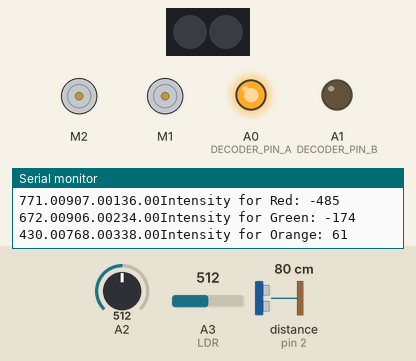
Recording of a sketch running on a simulated Arduino Nano, built with avr-gcc and run on an emulated ATmega328P. Shown: 2 × DC motor (green arrow = forward, orange = backward, longer = faster), 2 RGB LEDs in strip order, left to right, output pins drawn as LEDs (lit = HIGH), the last lines printed to the serial monitor. Dashed ring = blinking. The inputs (shaded band) are chosen by the test bench; at power-on: A3 (LDR) = 512, A2 = 512, distance to the obstacle (sensor on pin 2) 80 cm.

Above: at 1.2 s.
1.3 s: A3 (LDR) set to 588
At 1.92 s:
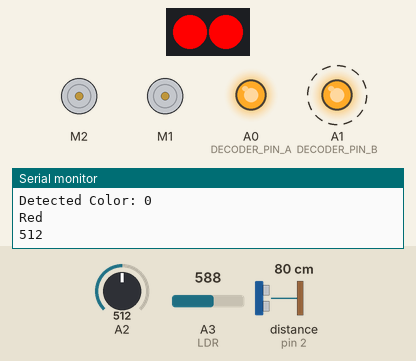
4.8 s: A3 (LDR) set to 607
At 6.98 s:
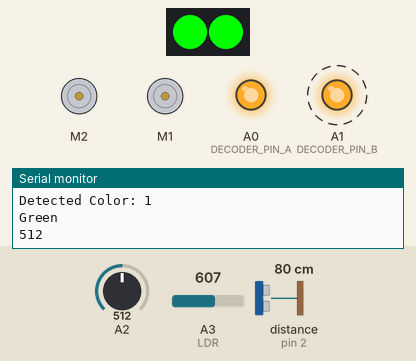
8.7 s: A3 (LDR) set to 716
At 10.6 s:
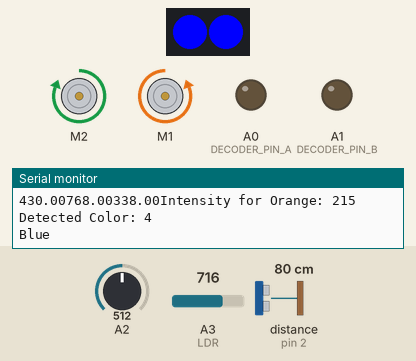
12.3 s: A2 set to 215
17.7 s: distance to the obstacle (sensor on pin 2) set to 2 cm
21.5 s: A3 (LDR) set to 659
26.9 s: A3 (LDR) set to 632
At 29.31 s:
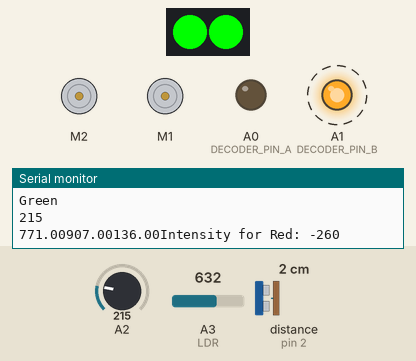
Timing chart, 0 to 32.9 s (numbered marks = the images above; inputs shaded):
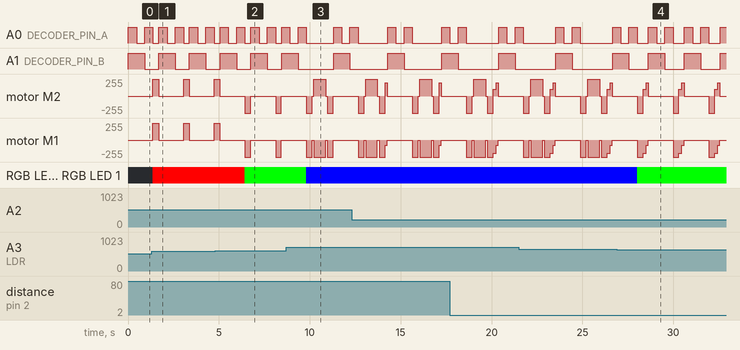

Measured:
- the behaviour switches between 597 and 598 on A3 (LDR) (found by bisection; images 1 and 2)
- the behaviour switches between 647 and 646 on A3 (LDR) (found by bisection; images 3 and 4)
- after the input at 4.8 s, RGB LED 0, RGB LED 1: RGB(255, 0, 0) → RGB(0, 255, 0) after 1.6 s
- after the input at 8.7 s, RGB LED 0, RGB LED 1: RGB(0, 255, 0) → RGB(0, 0, 255) after 1.1 s
- after the input at 26.9 s, RGB LED 0, RGB LED 1: RGB(0, 0, 255) → RGB(0, 255, 0) after 1.1 s
- by itself, A0 (DECODER_PIN_A): repeats every 2.0 s: HIGH 0.45 s, LOW 0.62 s, HIGH 0.45 s, LOW 0.45 s
- by itself, A1 (DECODER_PIN_B): alternates HIGH for 0.90 s and LOW for 1.1 s
- by itself, motor M2: repeats every 2.0 s: forward 100/255 0.17 s, forward 200/255 0.12 s, stopped 1.4 s, backward 255/255 0.32 s

The sketch:

MBot_Main_final.ino
```cpp
/** This is the main code of our mBot used for Test Run. It has two other ino --> LDR.ino and motor.ino.
Remember to include these two INO in the correct sequence.
Purpose of the LDR.ino is to callibrate the LDR and get the analog readings from LDR
Purpose of the Motor.ino is to declare the actions carried out by the motors
**/
#include <MeMCore.h>

//Define time delays for LDR, values are used in LDR.ino
#define RGBWait 200 //in ms
#define LDRWait 10  //in ms

//Define time delays for Motor, values are used in motor.ino
#define SPEED 255 //speed between 0 - 255
#define FORWARD_DELAY 100 //in ms
#define TURN_DELAY_right 320//in ms //Before callibration: 335
#define TURN_DELAY_left 310 //in ms //Before callibration：300, 320
#define ONEBOX_DELAY_blue 640//in ms //Before callibration: 610
#define ONEBOX_DELAY_pink 660 //in ms
#define UTURN_DELAY 290 //in ms

//Define pins
#define DECODER_PIN_A A0  //Decoder control pin A
#define DECODER_PIN_B A1 //Decoder control pin B
#define IR A2 //IR input PIN at A2
#define LDR A3 //LDR sensor pin at A3
#define PUSH_BUTTON A7

//Define some global variables, variables are used inside the main loop
int ir_value;
float ultradistance;

//Define some motor speed because the mBot doesn't move in a straightline
uint8_t speed_right = 215; //Before callibration: 215, 245,255 //235, 225, 215
uint8_t speed_left = 235;  //Before callibration: 200 original 235
uint8_t turnSpeed = 100; //Before callibration: 100, 80,75

//Default mBot pin declaration
MeDCMotor leftMotor(M1);
MeDCMotor rightMotor(M2);
MeRGBLed led(0, 30); // set up LED pin
MeLineFollower lineFinder(PORT_1); // assigning Line Follower to port 1
MeUltrasonicSensor ultraSensor(PORT_2); // assigning UR to port 2
MeBuzzer buzzer;

// Placeholders for color detection (Final Test Run values)
float colourArray[] = {0, 0, 0}; // Detected color intensities
float whiteArray[] = {907, 906, 768}; //{887, 915, 763};  // White calibration values
float blackArray[] = {771,672,430};//{791, 729, 377};  // Black calibration values
float greyDiff[] = {136, 234, 338} ; //{96, 186, 386};    // Range (white - black)

// check calibration on the test day (Final Test Run values)
// Manhattan Distance
int calibratedColors[6][3] = {
  {132, 82, 77},//Before Callibration: {155, 84, 103},  // Red
  {55, 198, 136},//{45, 196, 151},   // Green
  {150, 152, 95}, //{168, 145, 108},  // Orange
  {152, 209, 198}, //{168, 209, 220},  //{360, 235, 236},  // Pink
  {51, 191, 201}, //{45, 191, 218}, //Blue
  {162, 245, 245}, //white
};

/*Euclidean Distance
//Did not Implement this for Final Test Run
double squaredColors[6] = {
   195.369,//{155, 84, 103},  // Red
   266.207,//{45, 196, 151},   // Green
   256.144, //{168, 145, 108},  // Orange
   359.369, //{168, 209, 220},  //{360, 235, 236},  // Pink
   308.146, //{45, 191, 218}, //Blue
   382.484, //white
};*/

// Display colors for RGB LED, for debugging purposes
int displayLED[6][3] = {
    {255, 0, 0},     // Red
    {0, 255, 0},     // Green
    {255, 50, 0},    // Orange
    {128, 0, 128},   // Pink
    {0, 0, 255},      // Blue
    {255,255,255},  //white
};

// Color names for serial output for debug
char* colorNames[] = {"Red", "Green", "Orange", "Pink", "Blue","white"};

//Action executed after LDR decodes the colour of the paper, function inside motor.ino
void action() {
  int color = detectColor(); // Each LDR number corresponds to a specific colour detected.
  if (color == 0) { // Red
    turnLeft();
  } else if (color == 1) { // Green
    turnRight();
  } else if (color == 2) { // Orange
    uTurn();
  } else if (color == 3) { // Purple
    twoLeftTurn();
  } else if (color == 4) { // Blue
    twoRightTurn();
  }
   else { //White
    celebrate();
    stop_indef();
  }
}

void setup() {
    pinMode(PUSH_BUTTON, INPUT);
    pinMode(DECODER_PIN_A, OUTPUT);
    pinMode(DECODER_PIN_B, OUTPUT);
    led.setpin(13); // Set the LED pin
    pinMode(A2, INPUT);
    pinMode(A0, OUTPUT);
    pinMode(A1, OUTPUT);
    Serial.begin(9600); // Begin serial communication
    //setBalance(); // Calibrate LDR with black and white(Disabled after callibration)
    digitalWrite(A0,LOW);
    digitalWrite(A1,LOW);
}

void celebrate()
{
 // Star Wars Main Theme (simplified)
  led.setColor(displayLED[0][0], displayLED[0][1], displayLED[0][2]);
  led.show();
  // Note: G
  buzzer.tone(392, 500);  // G4 for 500 ms
  delay(100);
  led.setColor(displayLED[0][0], displayLED[0][1], displayLED[0][2]);
  led.show();

  // Note: G
  buzzer.tone(392, 500);  // G4 for 500 ms
  delay(100);
  led.setColor(displayLED[0][0], displayLED[0][1], displayLED[0][2]);
  led.show();

  // Note: G
  buzzer.tone(392, 500);  // G4 for 500 ms
  delay(100);
  led.setColor(displayLED[0][0], displayLED[0][1], displayLED[0][2]);
  led.show();

  // Note: Eb
  buzzer.tone(311, 350);  // Eb4 for 350 ms
  led.setColor(displayLED[1][0], displayLED[1][1], displayLED[1][2]);
  led.show();

  // Note: Bb
  buzzer.tone(466, 150);  // Bb4 for 150 ms
  led.setColor(displayLED[2][0], displayLED[2][1], displayLED[2][2]);
  led.show();

  // Note: G
  buzzer.tone(392, 500);  // G4 for 500 ms
  led.setColor(displayLED[0][0], displayLED[0][1], displayLED[0][2]);
  led.show();

  // Note: Eb
  buzzer.tone(311, 350);  // Eb4 for 350 ms
  led.setColor(displayLED[1][0], displayLED[1][1], displayLED[1][2]);
  led.show();

  // Note: Bb
  buzzer.tone(466, 150);  // Bb4 for 150 ms
  led.setColor(displayLED[2][0], displayLED[2][1], displayLED[2][2]);
  led.show();

  // Note: G
  buzzer.tone(392, 1000); // G4 for 1000 ms
  led.setColor(displayLED[0][0], displayLED[0][1], displayLED[0][2]);
  led.show();
  delay(1100);
}


void loop() {
  ir_value = analogRead(A2);
  ultradistance = ultraSensor.distanceCm();
  forward();
  Serial.println(ir_value);
  if (ultradistance <= 8) // too close to the left wall. Before Callibration: 10
  {
    adjustRight();
  }
  if (ir_value <= 225) // too close to the right wall. Before Callibration: 150, 170,180,200,250,275,
  {
    adjustLeft();
  }
  else{
    forward();
  }
  int sensorState = lineFinder.readSensors();
  if (sensorState == S1_IN_S2_IN) { //inside black line, LDR operates and starts action
  stop(10);
  action();
  }
}
```

LDR_final.ino
```cpp
//for calibration of LDR at the start(Disabled for Final Run)
/*void setBalance() {
    Serial.println("Place White Sample for Calibration...");
    delay(5000); // Wait for white sample

    // Scan white sample
    for (int i = 0; i <= 2; i++) {
        selectLED(i);
        delay(RGBWait);
        whiteArray[i] = getAvgReading(5);
        Serial.println(whiteArray[i]);
        delay(RGBWait);
    }
    offLED();

    Serial.println("Place Black Sample for Calibration...");
    delay(5000); // Wait for black sample

    // Scan black sample
    for (int i = 0; i <= 2; i++) {
        selectLED(i);
        delay(RGBWait);
        blackArray[i] = getAvgReading(5);
        Serial.println(blackArray[i]);
        greyDiff[i] = whiteArray[i] - blackArray[i];
        delay(RGBWait);
    }
    offLED();
    Serial.println("Calibration Completed. Ready for Color Detection.");
    delay(5000);
}*/

//LDR gets analog reading of the amount of light reflected
int getAvgReading(int times) {
    int total = 0;
    for (int i = 0; i < times; i++) {
        total += analogRead(LDR);
        delay(LDRWait);
    }
    return total / times;
}

//function that turns on selected LED color
void selectLED(int color) {
    switch (color) {
        case 0: // Red
            digitalWrite(DECODER_PIN_A, HIGH);
            digitalWrite(DECODER_PIN_B, HIGH);
            break;
        case 1: // Green
            digitalWrite(DECODER_PIN_A, LOW);
            digitalWrite(DECODER_PIN_B, HIGH);
            break;
        case 2: // Blue
            digitalWrite(DECODER_PIN_A, HIGH);
            digitalWrite(DECODER_PIN_B, LOW);
            break;
    }
}

//turn off LED and on IR
void offLED() {
  digitalWrite(DECODER_PIN_A, LOW);
  digitalWrite(DECODER_PIN_B, LOW);
}

//detect color of paper and return index of color detected
int detectColor() {
    for (int c = 0; c <= 2; c++) {
        selectLED(c); // on the selected LED
        delay(RGBWait); // Stabilize LDR
        // Average reading for current LED color
        colourArray[c] = getAvgReading(5);
        colourArray[c] = (colourArray[c] - blackArray[c]) / greyDiff[c] * 255;
        //debugging purposes
        Serial.print(blackArray[c]);
        Serial.print(whiteArray[c]);
        Serial.print(greyDiff[c]);
        Serial.print("Intensity for ");
        Serial.print(colorNames[c]);
        Serial.print(": ");
        Serial.println(int(colourArray[c]));
        delay(RGBWait);
        offLED();
    }

    int minDifference = 1000;  // Arbitrary large number
    int colorIndex = -1;
   // Euclidean Distance: double squaredDetectColor = sqrt(colourArray[0]*colourArray[0] + colourArray[1]*colourArray[1] + colourArray[2]*colourArray[2]);

    // Find closest match using Manhattan Distance
    for (int i = 0; i < 6; i++) {
        //Euclidean Distance: double diff = fabs(squaredDetectColor - squaredColors[i]);
        int diff = abs(colourArray[0] - calibratedColors[i][0]) +
                   abs(colourArray[1] - calibratedColors[i][1]) +
                   abs(colourArray[2] - calibratedColors[i][2]);

        if (diff < minDifference) {
            minDifference = diff;
            colorIndex = i;
        }
    }
    //Index of the closest matching color
    if (colorIndex != -1) {
        Serial.print("Detected Color: ");//Debug on Serial Monitor
        Serial.println(int(colorIndex));
        Serial.println(colorNames[colorIndex]);
        led.setColor(displayLED[colorIndex][0], displayLED[colorIndex][1], displayLED[colorIndex][2]);//Visual debug
        led.show();
    }
    return colorIndex;
    //Return the index of the color detected
}
```

Motor__final.ino
```cpp
void forward(){
  rightMotor.run(speed_right);
  leftMotor.run(-speed_left);
}
//Turn Functions for Obstacle Avoidance
void adjustRight(){
  leftMotor.run(-200);
  rightMotor.run(turnSpeed);
  delay(165); //200 175
}
void adjustLeft(){
  rightMotor.run(200);
  leftMotor.run(-turnSpeed+20);
  delay(120); //200 175 165 150,145
}
void stop(int time) {
  leftMotor.stop();
  rightMotor.stop();
  delay(time);
}
void moveOneBoxblue() {
  stop(FORWARD_DELAY);
  leftMotor.run(-SPEED);
  rightMotor.run(SPEED);
  delay(ONEBOX_DELAY_blue);
  stop(FORWARD_DELAY);
}

void moveOneBoxpink() {
  stop(FORWARD_DELAY);
  leftMotor.run(-SPEED);
  rightMotor.run(SPEED);
  delay(ONEBOX_DELAY_pink);
  stop(FORWARD_DELAY);
}

void turnRight() {
  leftMotor.run(-SPEED); // Left wheel goes anti-clockwise
  rightMotor.run(-SPEED); //right wheel goes anti-clockwise
  delay(TURN_DELAY_right);
}
void turnLeft() {
  leftMotor.run(SPEED);
  rightMotor.run(SPEED);
  delay(TURN_DELAY_left);
}
void uTurn() {
  turnLeft();
  delay(UTURN_DELAY);
}
void twoLeftTurn() {
  turnLeft();
  moveOneBoxpink();
  turnLeft();
}
void twoRightTurn() {
  turnRight();
  moveOneBoxblue();
  turnRight();
}

//Indefinite loop
void stop_indef()
{
  leftMotor.stop();
  rightMotor.stop();
  while(true)
  {
    delay(10);
  }
}
```
